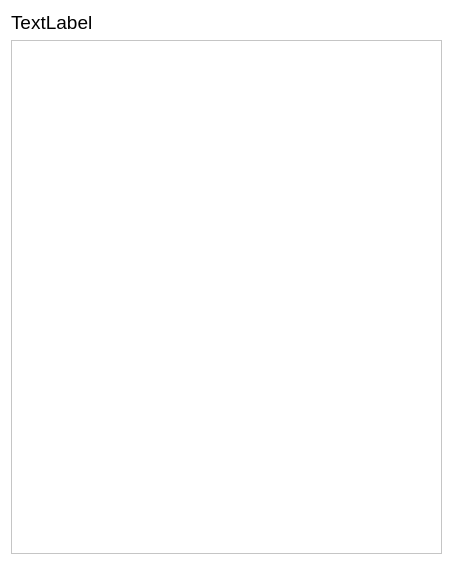
<?xml version="1.0" encoding="UTF-8"?>
<ui version="4.0">
 <class>TextRepresent</class>
 <widget class="QWidget" name="TextRepresent">
  <property name="geometry">
   <rect>
    <x>0</x>
    <y>0</y>
    <width>453</width>
    <height>565</height>
   </rect>
  </property>
  <property name="windowTitle">
   <string>Текст пісні</string>
  </property>
  <property name="windowIcon">
   <iconset resource="resourse.qrc">
    <normaloff>:/icon/icon/cassette-2.ico</normaloff>:/icon/icon/cassette-2.ico</iconset>
  </property>
  <property name="styleSheet">
   <string notr="true">background-color: rgb(255, 255, 255);</string>
  </property>
  <layout class="QGridLayout" name="gridLayout">
   <item row="0" column="0">
    <widget class="QLabel" name="labelHead">
     <property name="font">
      <font>
       <pointsize>14</pointsize>
      </font>
     </property>
     <property name="text">
      <string>TextLabel</string>
     </property>
    </widget>
   </item>
   <item row="1" column="0">
    <widget class="QTextBrowser" name="textBrowser">
     <property name="font">
      <font>
       <family>Tahoma</family>
       <pointsize>14</pointsize>
      </font>
     </property>
    </widget>
   </item>
  </layout>
 </widget>
 <resources>
  <include location="resourse.qrc"/>
 </resources>
 <connections/>
</ui>
